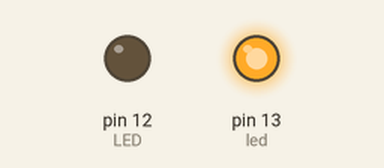
The sketch below on a simulated Arduino Uno, built with avr-gcc and run on an emulated ATmega328P. On the bench: output pins drawn as LEDs (lit = HIGH).

Above: at 2.5 s.
At 5.2 s:
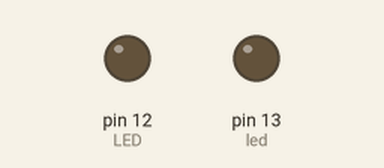
At 8.0 s:
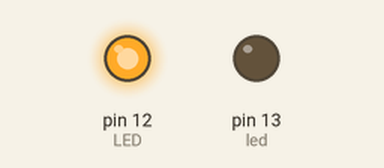
Timing chart, 0 to 14.3 s (numbered marks = the images above):
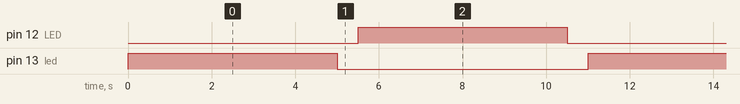

The sketch:

Code.ino
```cpp
int led =13;
  int LED =12;

void setup()
{
pinMode(led , OUTPUT);
pinMode(LED , OUTPUT);
}
void loop()
{
digitalWrite(led , HIGH);
delay (5000);
digitalWrite(led , LOW);
delay (500);
digitalWrite(LED , HIGH);
delay (5000);
digitalWrite(LED , LOW);
delay (500);
}
```

Measured:
- by itself, pin 12 (LED), pin 13 (led): alternates HIGH for 5.0 s and LOW for 6.0 s
- by itself, everything shown: repeats every 11.0 s, in 4 steps
